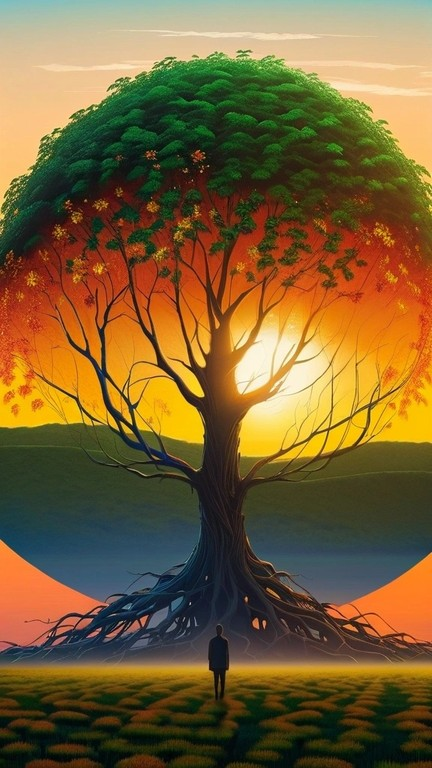
#> input picture library/recipes/tree-of-life/style_2.jpg, 432 x 768 px
$ python subtract.py ../../library/recipes/tree-of-life/style_1.jpg ../../library/recipes/tree-of-life/style_2.jpg
#> lines starting #> are read from the running program, lines starting #| are printed output that depends on the picture; after the words box and inside, x2 and y2 are one past the last pixel; in counts of white or black regions, pixels touching at a corner belong together
#> in subtract_background_file, background is the input picture: PIL image 432x768 RGB; mean R, G, B 121, 96.2, 52.9
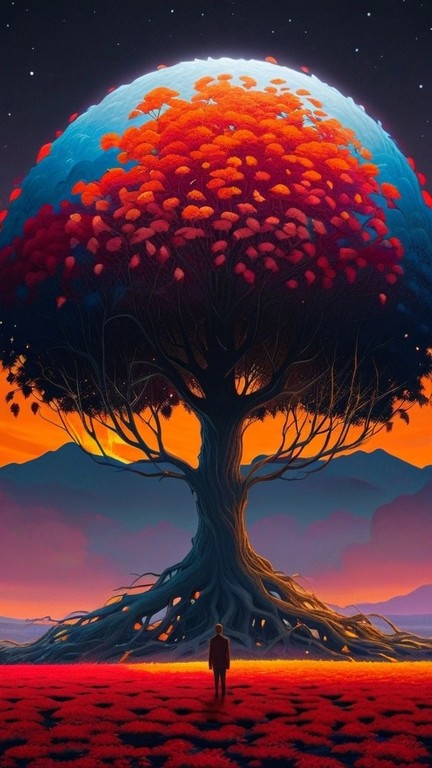
#> input picture library/recipes/tree-of-life/style_1.jpg, 432 x 768 px
#> in subtract_background_file, generated is the input picture: PIL image 432x768 RGB; mean R, G, B 89.1, 48.3, 56.2
"""
Background subtraction for creature extraction.

Functions to isolate bright elements (creatures) from a dark background
by computing the difference between generated frames and the original background.
"""

from PIL import Image, ImageFilter
import numpy as np
from typing import Union, Optional, Tuple, Literal
from pathlib import Path

from .utils import align_to_reference, get_aspect_ratio, aspect_ratios_match

# Module-level defaults (inline, no config dependency)
DEFAULT_THRESHOLD = 10
DEFAULT_BOOST = 1.1
DEFAULT_FEATHER_RADIUS = 4
DEFAULT_DIFF_MODE = 'luminance'
DEFAULT_OUTPUT_MODE = 'additive'
DEFAULT_MIN_ALPHA = 0.0
DEFAULT_ASPECT_TOLERANCE = 0.02


DiffMode = Literal['rgb', 'lab', 'luminance']
OutputMode = Literal['additive', 'alpha']


def compute_difference_mask(
    generated: np.ndarray,
    background: np.ndarray,
    threshold: int = 10,
    feather_radius: int = 4,
    diff_mode: DiffMode = 'luminance',
    min_alpha: float = 0.0,
) -> np.ndarray:
    """
    Compute a difference mask between generated and background frames.

    Args:
        generated: Generated frame as float32 array (HWC, 0-255)
        background: Background frame as float32 array (HWC, 0-255)
        threshold: Difference threshold (0-255). Pixels below this are background.
        feather_radius: Edge feather radius in pixels (0 = no feathering)
        diff_mode: 'rgb', 'lab', or 'luminance'
        min_alpha: Minimum mask value (0.0-1.0)

    Returns:
        Mask as float32 array (HW, 0.0-1.0)
    """
#> called with threshold = 10, feather_radius = 4, diff_mode = 'luminance', min_alpha = 0
    if diff_mode == 'rgb':
        # Per-channel difference, take max across channels
        diff = np.abs(generated - background)
        diff_magnitude = np.max(diff, axis=2)

    elif diff_mode == 'lab':
        # Convert to LAB for perceptually uniform difference
        try:
            from skimage import color
        except ImportError:
            raise ImportError(
                "scikit-image is required for LAB mode. "
                "Install with: pip install scikit-image"
            )
        gen_lab = color.rgb2lab(generated / 255.0)
        bg_lab = color.rgb2lab(background / 255.0)
        # Euclidean distance in LAB space
        diff_magnitude = np.sqrt(np.sum((gen_lab - bg_lab) ** 2, axis=2))
        # Normalize to 0-255 range (LAB diff can be large)
        diff_magnitude = np.clip(diff_magnitude * 2.55, 0, 255)

    elif diff_mode == 'luminance':
        # Convert to grayscale and compare luminance
        gen_lum = 0.299 * generated[:, :, 0] + 0.587 * generated[:, :, 1] + 0.114 * generated[:, :, 2]
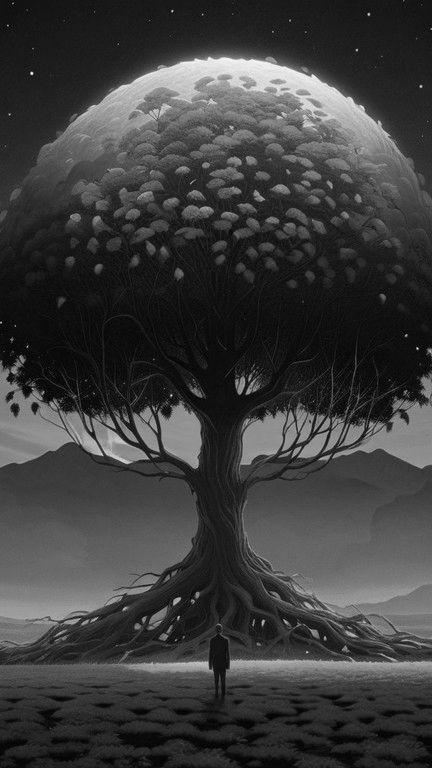
#> gen_lum: shape (768, 432) float32; min 0.798, max 248.8, mean 61.4
        bg_lum = 0.299 * background[:, :, 0] + 0.587 * background[:, :, 1] + 0.114 * background[:, :, 2]
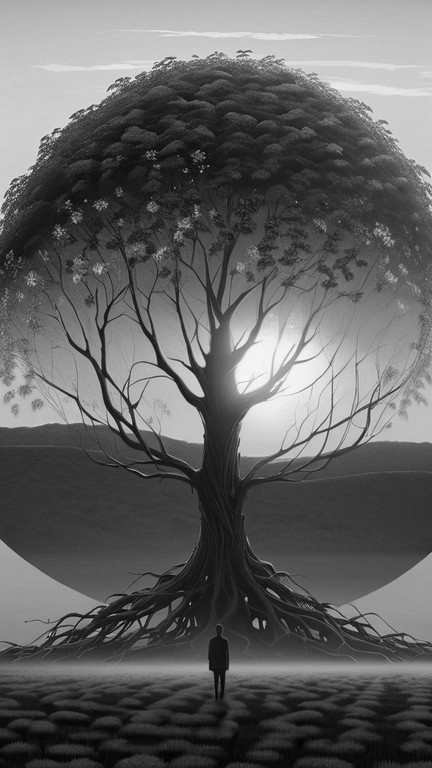
#> bg_lum: shape (768, 432) float32; min 1.4, max 250.7, mean 98.7
        diff_magnitude = np.abs(gen_lum - bg_lum)
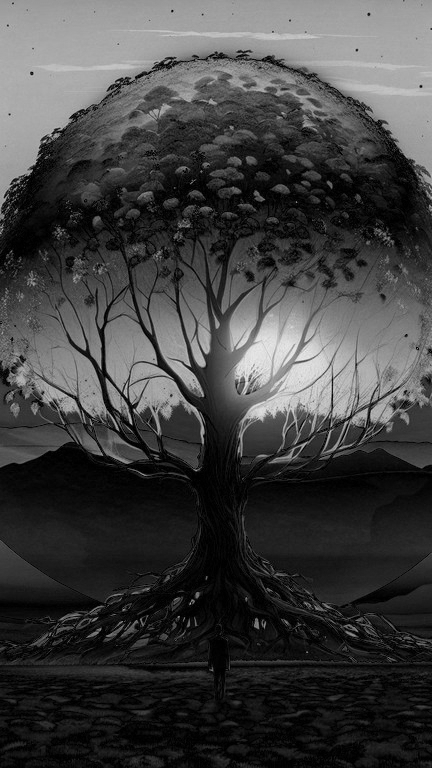
#> diff_magnitude: shape (768, 432) float32; min 0, max 239.2, mean 64.4
    else:
        raise ValueError(f"Unknown diff_mode: {diff_mode}")

    # Binary mask based on threshold
    mask = (diff_magnitude > threshold).astype(np.float32)
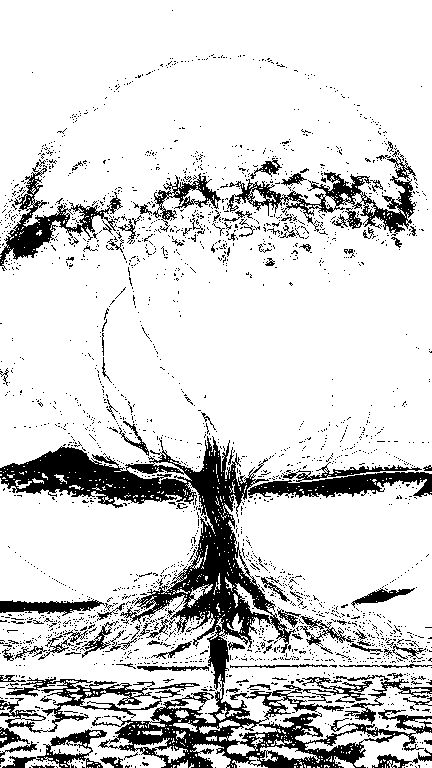
#> mask: shape (768, 432) float32; values 0 (black) and 1 (white), 83.6% white; 2313 black regions (2199 under 20 px), largest, box (x1, y1, x2, y2) and area: (0, 436, 432, 768) 25551, (227, 156, 417, 236) 3334, (248, 462, 432, 498) 3109

    # Apply feathering if requested
    if feather_radius > 0:
        mask_img = Image.fromarray((mask * 255).astype(np.uint8), mode='L')
        mask_img = mask_img.filter(ImageFilter.GaussianBlur(radius=feather_radius))
        mask = np.array(mask_img, dtype=np.float32) / 255.0

    # Apply minimum alpha
    mask = np.clip(mask, min_alpha, 1.0)

    return mask


def extract_creature(
    generated: np.ndarray,
    background: np.ndarray,
    mask: np.ndarray,
    boost: float = 1.1,
) -> np.ndarray:
    """
    Extract the creature (bright additive elements) using the mask.

    Args:
        generated: Generated frame as float32 array (HWC, 0-255)
        background: Background frame as float32 array (HWC, 0-255)
        mask: Difference mask as float32 array (HW, 0.0-1.0)
        boost: Brightness boost multiplier

    Returns:
        Extracted creature as uint8 array (HWC, 0-255)
    """
#> called with boost = 1.1
    # Compute the actual difference (what was added)
    creature_diff = generated - background
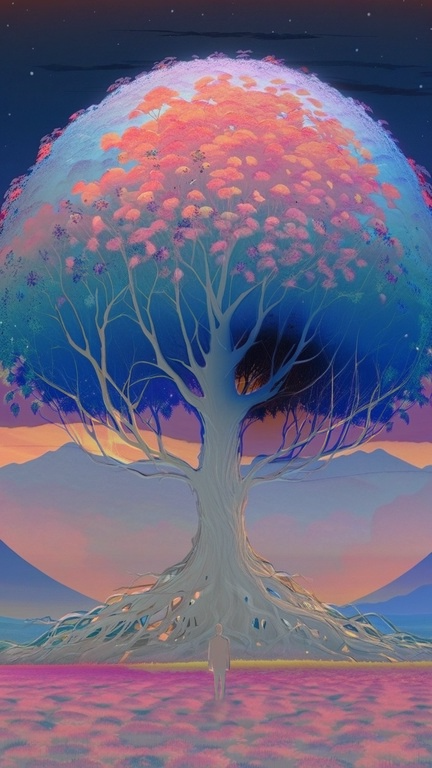
#> creature_diff: shape (768, 432, 3) float32; mean R, G, B -31.9, -47.9, 3.3; drawn with min black and max white

    # Clip to positive values only (we want additive elements)
    creature_diff = np.clip(creature_diff, 0, 255)

    # Apply boost
    creature_diff = creature_diff * boost

    # Apply mask to isolate creature
    creature = creature_diff * mask[:, :, np.newaxis]
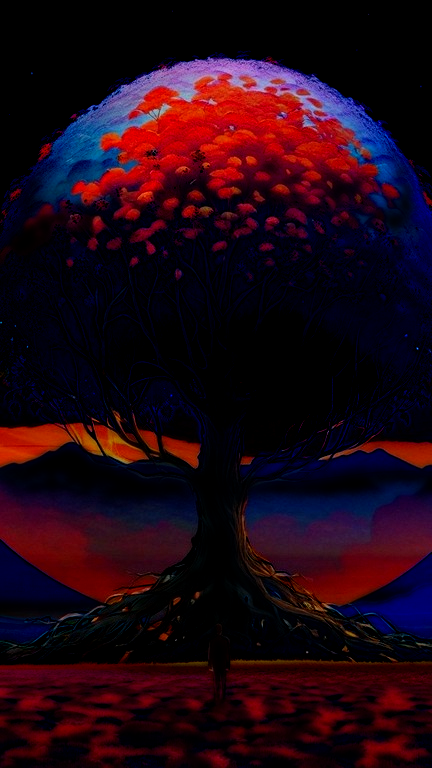
#> creature: shape (768, 432, 3) float32; mean R, G, B 34.2, 7.3, 21.3; drawn with min black and max white

    # Clip final result
    return np.clip(creature, 0, 255).astype(np.uint8)


def subtract_background(
    generated: Union[Image.Image, np.ndarray],
    background: Union[Image.Image, np.ndarray],
    threshold: int = 10,
    boost: float = 1.1,
    feather_radius: int = 4,
    diff_mode: DiffMode = 'luminance',
    min_alpha: float = 0.0,
    output_mode: OutputMode = 'additive',
    align: bool = True,
    aspect_tolerance: float = 0.02,
) -> Tuple[Union[np.ndarray, Image.Image], np.ndarray, dict]:
    """
    Subtract background from generated frame to isolate creature.

    Args:
        generated: Generated frame (PIL Image or numpy array)
        background: Background frame (PIL Image or numpy array)
        threshold: Difference threshold (0-255)
        boost: Brightness boost multiplier
        feather_radius: Edge feather radius in pixels
        diff_mode: 'rgb', 'lab', or 'luminance'
        min_alpha: Minimum alpha value
        output_mode: 'additive' (RGB on black) or 'alpha' (RGBA with transparency)
        align: Whether to align generated to match background dimensions
        aspect_tolerance: Tolerance for aspect ratio matching

    Returns:
        Tuple of (creature_image, mask, info_dict)
        - creature_image: Extracted creature as numpy array
        - mask: The computed mask (HW, 0.0-1.0)
        - info_dict: Processing information
    """
    info = {
        'threshold': threshold,
        'boost': boost,
        'feather_radius': feather_radius,
        'diff_mode': diff_mode,
        'output_mode': output_mode,
        'aligned': False,
        'cropped': False,
    }

    # Convert to PIL if needed
    if isinstance(background, np.ndarray):
        background = Image.fromarray(background.astype(np.uint8))
    background = background.convert('RGB')

    if isinstance(generated, np.ndarray):
        generated = Image.fromarray(generated.astype(np.uint8))
    generated = generated.convert('RGB')

    # Align generated to background if needed
    if align and generated.size != background.size:
        generated, align_info = align_to_reference(generated, background, aspect_tolerance)
        info['aligned'] = align_info['resized']
        info['cropped'] = align_info['cropped']
        info['alignment_info'] = align_info

    # Convert to numpy
    gen_arr = np.array(generated, dtype=np.float32)
    bg_arr = np.array(background, dtype=np.float32)

    # Compute mask
    mask = compute_difference_mask(
        gen_arr, bg_arr,
        threshold=threshold,
        feather_radius=feather_radius,
        diff_mode=diff_mode,
        min_alpha=min_alpha,
    )

    # Extract creature
    creature = extract_creature(gen_arr, bg_arr, mask, boost=boost)

    # Compute stats
    info['mask_coverage'] = float(np.mean(mask > 0.5) * 100)
    info['creature_max_brightness'] = int(creature.max())
    nonzero = creature[creature > 0]
    info['creature_mean_brightness'] = float(nonzero.mean()) if len(nonzero) > 0 else 0.0

    # Format output
    if output_mode == 'alpha':
        alpha_channel = (mask * 255).astype(np.uint8)
        creature_rgba = np.dstack([creature, alpha_channel])
        return creature_rgba, mask, info
    else:
        return creature, mask, info


def subtract_background_file(
    generated_path: Union[str, Path],
    background_path: Union[str, Path],
    output_path: Optional[Union[str, Path]] = None,
    threshold: Optional[int] = None,
    boost: Optional[float] = None,
    feather_radius: Optional[int] = None,
    diff_mode: Optional[DiffMode] = None,
    output_mode: Optional[OutputMode] = None,
    preview: bool = False,
) -> Tuple[Image.Image, dict]:
    """
    Load images and perform background subtraction.

    Args:
        generated_path: Path to generated frame (with creature)
        background_path: Path to background frame
        output_path: Path to save creature output (optional)
        threshold: Difference threshold (default from config)
        boost: Brightness boost (default from config)
        feather_radius: Edge feather radius (default from config)
        diff_mode: Difference calculation mode (default from config)
        output_mode: Output format (default from config)
        preview: Whether to also save a preview composite

    Returns:
        Tuple of (creature PIL Image, info dict)
    """
    # Apply defaults
    threshold = threshold if threshold is not None else DEFAULT_THRESHOLD
    boost = boost if boost is not None else DEFAULT_BOOST
    feather_radius = feather_radius if feather_radius is not None else DEFAULT_FEATHER_RADIUS
    diff_mode = diff_mode if diff_mode is not None else DEFAULT_DIFF_MODE
    output_mode = output_mode if output_mode is not None else DEFAULT_OUTPUT_MODE
    min_alpha = DEFAULT_MIN_ALPHA
    aspect_tolerance = DEFAULT_ASPECT_TOLERANCE

    # Load images
    background = Image.open(background_path).convert('RGB')
    generated = Image.open(generated_path).convert('RGB')

    # Process
    creature_arr, mask, info = subtract_background(
        generated, background,
        threshold=threshold,
        boost=boost,
        feather_radius=feather_radius,
        diff_mode=diff_mode,
        min_alpha=min_alpha,
        output_mode=output_mode,
        aspect_tolerance=aspect_tolerance,
    )
#> info = 10 items

    # Convert to PIL Image
    if output_mode == 'alpha':
        creature_img = Image.fromarray(creature_arr, mode='RGBA')
    else:
        creature_img = Image.fromarray(creature_arr)

    # Save outputs
    if output_path is not None:
        creature_img.save(output_path)
        info['output_path'] = str(output_path)

    if preview and output_path is not None:
        # Create preview composite
        bg_arr = np.array(background, dtype=np.float32)
        creature_rgb = creature_arr[:, :, :3] if output_mode == 'alpha' else creature_arr
        composite = np.clip(bg_arr + creature_rgb.astype(np.float32), 0, 255).astype(np.uint8)
        preview_img = Image.fromarray(composite)

        preview_path = Path(output_path).with_suffix('.preview.png')
        preview_img.save(preview_path)
        info['preview_path'] = str(preview_path)

    return creature_img, info


# ---------------------------------------------------------------------------
# CLI entry point: python -m wzrd.subtract
# ---------------------------------------------------------------------------

VIDEO_EXTENSIONS = {'.mp4', '.mov', '.avi', '.mkv', '.webm', '.flv', '.wmv'}


def _cli():
    """CLI entry point for ``python -m wzrd.subtract``.

    Dispatches to subtract_video for video inputs, or processes a single image.
    """
    import argparse

    parser = argparse.ArgumentParser(
        description='Background subtraction for projection mapping (image or video).',
    )
    parser.add_argument('input', help='Path to input image or video')
    parser.add_argument('background', help='Path to background frame image')
    parser.add_argument('-o', '--output', default=None,
                        help='Output path (default: auto-generated)')
    parser.add_argument('--threshold', type=int, default=DEFAULT_THRESHOLD)
    parser.add_argument('--boost', type=float, default=DEFAULT_BOOST)
    parser.add_argument('--feather', type=int, default=DEFAULT_FEATHER_RADIUS)
    parser.add_argument('--mode', choices=['rgb', 'lab', 'luminance'],
                        default=DEFAULT_DIFF_MODE)
    parser.add_argument('--output-mode', choices=['additive', 'alpha'],
                        default=DEFAULT_OUTPUT_MODE)
    parser.add_argument('--preview', action='store_true',
                        help='Also save a preview composite')
    # Video-only options
    parser.add_argument('--ramp', type=int, default=None,
                        help='Soft ramp width (video only, default: 20)')
    parser.add_argument('--gamma', type=float, default=None,
                        help='Gamma correction (video only, default: 0.85)')
    parser.add_argument('--morph-size', type=int, default=None,
                        help='Morphological cleanup kernel (video only)')
    parser.add_argument('--color-correction', type=float, default=None,
                        help='Color correction percentile (video only)')
    parser.add_argument('--temporal-smoothing', type=float, default=None,
                        help='Temporal EMA smoothing (video only)')
    parser.add_argument('--crf', type=int, default=18,
                        help='FFmpeg CRF quality (video only, default: 18)')
    args = parser.parse_args()

    input_path = Path(args.input)
    is_video = input_path.suffix.lower() in VIDEO_EXTENSIONS

    if is_video:
        from .subtract_video import subtract_background_video
        import time

        start_time = time.time()

        def progress(frame_num, total):
            if frame_num % 30 == 0 or frame_num == 1:
                total_str = str(total) if total else '?'
                elapsed = time.time() - start_time
                print(f'  Frame {frame_num}/{total_str}, time elapsed: {elapsed:.1f}s',
                      flush=True)

        print(f'Processing video: {args.input}')
        print(f'Background: {args.background}')

        # Build kwargs, only passing video-specific args if explicitly set
        kwargs = dict(
            output_path=args.output,
            threshold=args.threshold,
            feather_radius=args.feather,
            diff_mode=args.mode,
            output_mode=args.output_mode,
            preview=args.preview,
            crf=args.crf,
            progress_callback=progress,
        )
        if args.ramp is not None:
            kwargs['ramp'] = args.ramp
        if args.gamma is not None:
            kwargs['gamma'] = args.gamma
        if args.morph_size is not None:
            kwargs['morph_size'] = args.morph_size
        if args.color_correction is not None:
            kwargs['color_correction_percentile'] = args.color_correction
        if args.temporal_smoothing is not None:
            kwargs['temporal_smoothing'] = args.temporal_smoothing

        info = subtract_background_video(args.input, args.background, **kwargs)

        print(f'\nDone!')
        print(f'  Output: {info["output_video"]}')
        print(f'  Frames: {info["frames_processed"]}')
        if 'preview_video' in info:
            print(f'  Preview: {info["preview_video"]}')

    else:
        # Single image
        output = args.output
        if output is None:
            output = str(input_path.with_stem(input_path.stem + '_creature'))

        print(f'Processing image: {args.input}')
        print(f'Background: {args.background}')

        creature_img, info = subtract_background_file(
            args.input, args.background,
            output_path=output,
            threshold=args.threshold,
            boost=args.boost,
            feather_radius=args.feather,
            diff_mode=args.mode,
            output_mode=args.output_mode,
            preview=args.preview,
        )
#> info = 11 items

        print(f'\nDone!')
        print(f'  Output: {info.get("output_path", output)}')
#|   Output: ../../library/recipes/tree-of-life/style_1_creature.jpg
        print(f'  Mask coverage: {info["mask_coverage"]:.1f}%')
#|   Mask coverage: 88.3%
        print(f'  Max brightness: {info["creature_max_brightness"]}')
#|   Max brightness: 255


if __name__ == '__main__':
    _cli()
